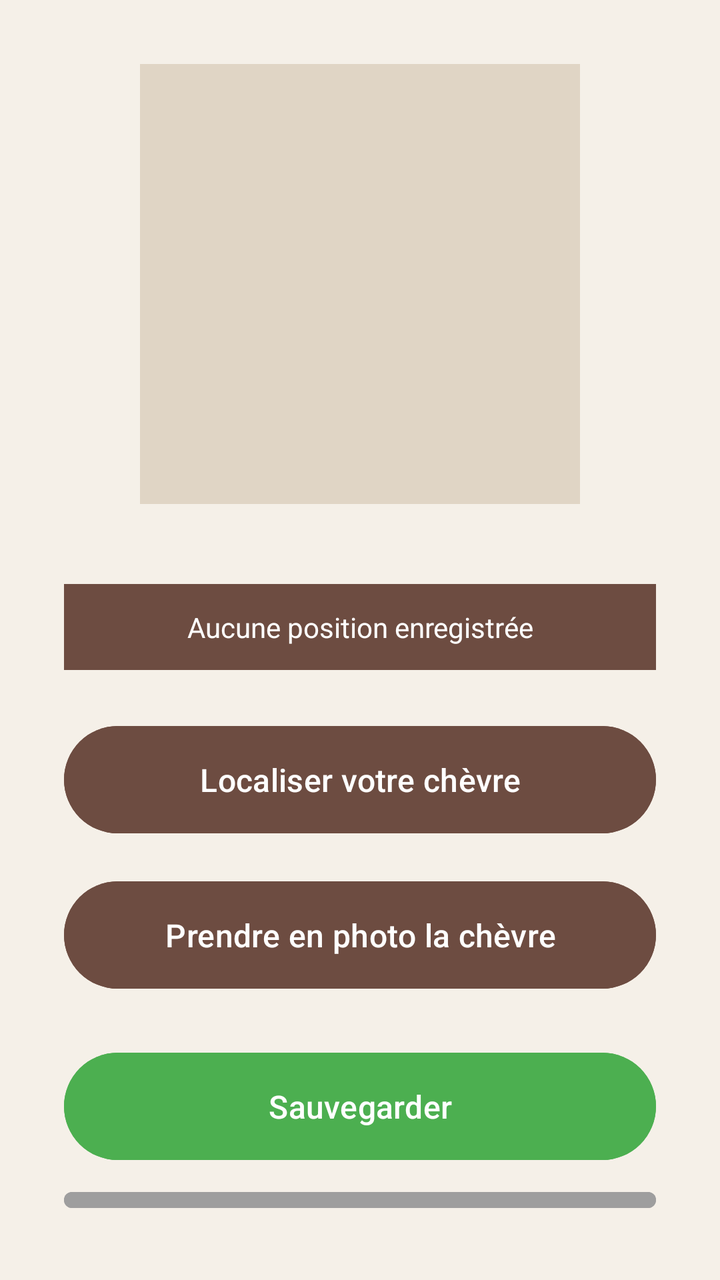
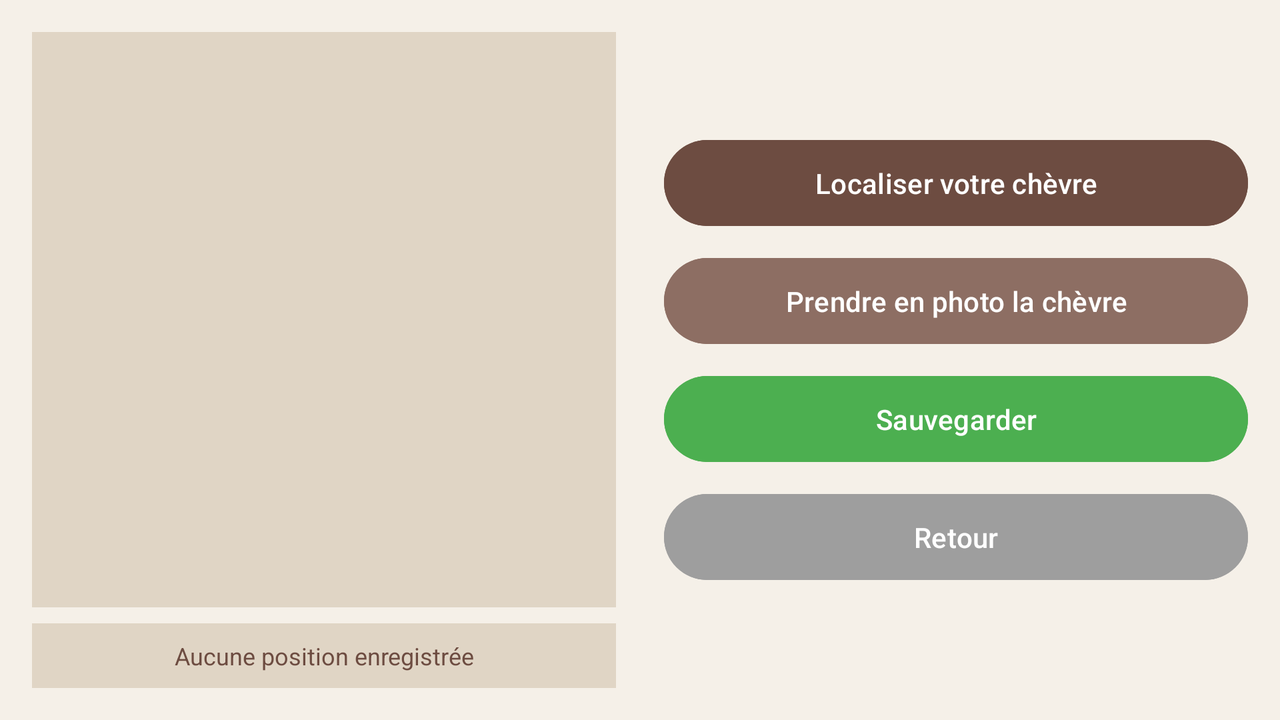

The same Android screen from two of the app's own layout files: first res/layout/ as a phone draws it, then the repository's variant for another configuration, drawn on a device whose configuration selects that folder. Both files follow.
<!-- AndroidManifest.xml: application theme Theme.GoatLocator -->
<!-- res/layout/activity_register.xml -->
<?xml version="1.0" encoding="utf-8"?>
<LinearLayout xmlns:android="http://schemas.android.com/apk/res/android"
    android:layout_width="match_parent"
    android:layout_height="match_parent"
    android:orientation="vertical"
    android:gravity="center"
    android:padding="32dp"
    android:background="#F5F0E8">

    <ImageView
        android:id="@+id/ivGoatPhoto"
        android:layout_width="220dp"
        android:layout_height="220dp"
        android:layout_marginBottom="40dp"
        android:src="@drawable/goat"
        android:scaleType="centerCrop"
        android:background="#E0D5C5"
        android:contentDescription="Photo de la chèvre" />

    <TextView
        android:id="@+id/tvLocation"
        android:layout_width="match_parent"
        android:layout_height="wrap_content"
        android:layout_marginBottom="24dp"
        android:padding="12dp"
        android:text="@string/no_location"
        android:textSize="14sp"
        android:textColor="#FFFFFF"
        android:gravity="center"
        android:background="#6D4C41" />

    <Button
        android:id="@+id/btnLocateGoat"
        android:layout_width="match_parent"
        android:layout_height="wrap_content"
        android:layout_marginBottom="16dp"
        android:padding="16dp"
        android:text="@string/btn_locate"
        android:textSize="16sp"
        android:backgroundTint="#6D4C41"
        android:textColor="#FFFFFF" />

    <Button
        android:id="@+id/btnTakePhoto"
        android:layout_width="match_parent"
        android:layout_height="wrap_content"
        android:padding="16dp"
        android:text="@string/btn_photo"
        android:textSize="16sp"
        android:backgroundTint="#6D4C41"
        android:textColor="#FFFFFF" />

    <Button
        android:id="@+id/btnSave"
        android:layout_width="match_parent"
        android:layout_height="wrap_content"
        android:layout_marginTop="24dp"
        android:padding="16dp"
        android:text="@string/btn_save"
        android:textSize="16sp"
        android:backgroundTint="#4CAF50"
        android:textColor="#FFFFFF" />

    <Button
        android:id="@+id/btnBack"
        android:layout_width="match_parent"
        android:layout_height="wrap_content"
        android:layout_marginTop="8dp"
        android:padding="16dp"
        android:text="@string/btn_back"
        android:textSize="16sp"
        android:backgroundTint="#9E9E9E"
        android:textColor="#FFFFFF" />

</LinearLayout>
<!-- resources referenced by this layout -->
<resources>
  <string name="btn_back">Retour</string>
  <string name="btn_locate">Localiser votre chèvre</string>
  <string name="btn_photo">Prendre en photo la chèvre</string>
  <string name="btn_save">Sauvegarder</string>
  <string name="no_location">Aucune position enregistrée</string>
  <style name="Theme.GoatLocator" parent="Base.Theme.GoatLocator" />
  <style name="Base.Theme.GoatLocator" parent="Theme.Material3.DayNight.NoActionBar">
          
          
      </style>
</resources>
<!-- res/layout-land/activity_register.xml (the repository's variant of the layout above) -->
<!-- drawn on the phone turned sideways -->
<?xml version="1.0" encoding="utf-8"?>
<LinearLayout xmlns:android="http://schemas.android.com/apk/res/android"
    android:layout_width="match_parent"
    android:layout_height="match_parent"
    android:orientation="horizontal"
    android:background="#F5F0E8"
    android:padding="16dp">

    <LinearLayout
        android:layout_width="0dp"
        android:layout_height="match_parent"
        android:layout_weight="1"
        android:orientation="vertical"
        android:gravity="center"
        android:paddingEnd="12dp">

        <ImageView
            android:id="@+id/ivGoatPhoto"
            android:layout_width="match_parent"
            android:layout_height="0dp"
            android:layout_weight="1"
            android:src="@drawable/goat"
            android:scaleType="centerCrop"
            android:background="#E0D5C5"
            android:contentDescription="Photo de la chèvre" />

        <TextView
            android:id="@+id/tvLocation"
            android:layout_width="match_parent"
            android:layout_height="wrap_content"
            android:layout_marginTop="8dp"
            android:padding="8dp"
            android:text="@string/no_location"
            android:textSize="12sp"
            android:textColor="#6D4C41"
            android:gravity="center"
            android:background="#E0D5C5" />

    </LinearLayout>

    <LinearLayout
        android:layout_width="0dp"
        android:layout_height="match_parent"
        android:layout_weight="1"
        android:orientation="vertical"
        android:gravity="center"
        android:paddingStart="12dp">

        <Button
            android:id="@+id/btnLocateGoat"
            android:layout_width="match_parent"
            android:layout_height="wrap_content"
            android:layout_marginBottom="8dp"
            android:padding="12dp"
            android:text="@string/btn_locate"
            android:textSize="14sp"
            android:backgroundTint="#6D4C41"
            android:textColor="#FFFFFF" />

        <Button
            android:id="@+id/btnTakePhoto"
            android:layout_width="match_parent"
            android:layout_height="wrap_content"
            android:layout_marginBottom="8dp"
            android:padding="12dp"
            android:text="@string/btn_photo"
            android:textSize="14sp"
            android:backgroundTint="#8D6E63"
            android:textColor="#FFFFFF" />

        <Button
            android:id="@+id/btnSave"
            android:layout_width="match_parent"
            android:layout_height="wrap_content"
            android:layout_marginBottom="8dp"
            android:padding="12dp"
            android:text="@string/btn_save"
            android:textSize="14sp"
            android:backgroundTint="#4CAF50"
            android:textColor="#FFFFFF" />

        <Button
            android:id="@+id/btnBack"
            android:layout_width="match_parent"
            android:layout_height="wrap_content"
            android:padding="12dp"
            android:text="@string/btn_back"
            android:textSize="14sp"
            android:backgroundTint="#9E9E9E"
            android:textColor="#FFFFFF" />

    </LinearLayout>

</LinearLayout>
